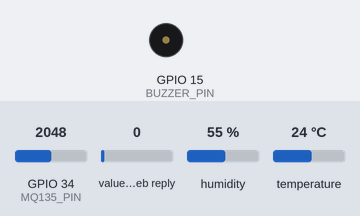
Bench run of a sketch on a simulated ESP32. On the bench: buzzer (waves = sounding, pin HIGH). The inputs (shaded band) are chosen by the test bench; at power-on: GPIO 34 (MQ135_PIN) = 2048, value in the web reply 0, humidity 55 %, temperature 24 °C. WiFi joins after 1.5 s; servers stay silent unless stated; web services answer with replies made up by the test bench; what the sketch prints to the serial monitor is not drawn.

Above: at 2.7 s.
2.8 s: GPIO 34 (MQ135_PIN) set to 2827
16.6 s: GPIO 34 (MQ135_PIN) set to 2940
At 20.3 s:
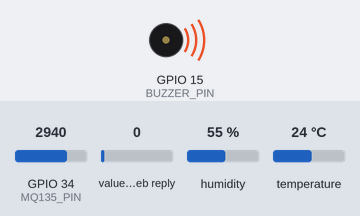
30.6 s: GPIO 34 (MQ135_PIN) set to 2866
At 31.4 s:
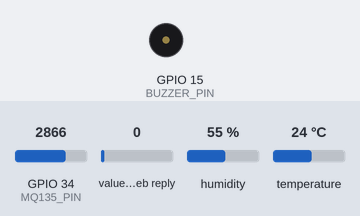
44.4 s: GPIO 34 (MQ135_PIN) set to 3972
At 50.3 s:
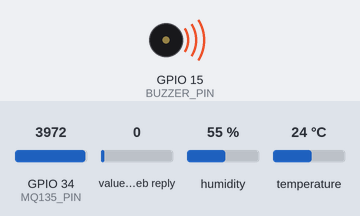
Timing chart, 0 to 51.8 s (numbered marks = the images above; inputs shaded):
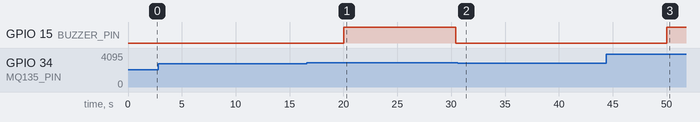

The sketch:

Indoorairquality.ino
```cpp
#include <WiFi.h>
#include <HTTPClient.h>
#include "DHT.h"

#define WIFI_SSID "Varshitha"
#define WIFI_PASS "varshitha"

#define DHTPIN 4
#define DHTTYPE DHT11
#define MQ135_PIN 34
#define BUZZER_PIN 15

DHT dht(DHTPIN, DHTTYPE);

// ThingSpeak details
String writeApiKey = "XVEBCTFTJP8CWRIX";
String readApiKey = "6UW6KIFNBVY4FY72";
String channelID = "3000756";

const char* server = "http://api.thingspeak.com/update";

unsigned long lastPostTime = 0;
unsigned long postInterval = 10000;  // 20 seconds (minimum ThingSpeak limit)
unsigned long lastCheckTime = 0;
unsigned long checkInterval = 15000; // check remote buzzer command every 15 sec

void setup() {
  Serial.begin(9600);
  dht.begin();
  pinMode(BUZZER_PIN, OUTPUT);
  digitalWrite(BUZZER_PIN, LOW);

  WiFi.begin(WIFI_SSID, WIFI_PASS);
  Serial.print("Connecting to WiFi");
  while (WiFi.status() != WL_CONNECTED) {
    delay(500);
    Serial.print(".");
  }
  Serial.println("\nWiFi connected!");
}

void loop() {
  unsigned long currentTime = millis();

  // Send data to ThingSpeak every 20 sec
  if (currentTime - lastPostTime >= postInterval) {
    sendSensorData();
    lastPostTime = currentTime;
  }

  // Check remote buzzer control from ThingSpeak every 15 sec
  if (currentTime - lastCheckTime >= checkInterval) {
    checkBuzzerControlFromThingSpeak();
    lastCheckTime = currentTime;
  }
}

void sendSensorData() {
  float temp = dht.readTemperature();
  float hum = dht.readHumidity();
  int rawValue = analogRead(MQ135_PIN);

  // Normalize air quality from 0–4095 to 0–100
  float air_quality = (rawValue / 4095.0) * 100.0;

  Serial.print("Temp: "); Serial.print(temp);
  Serial.print(" °C, Hum: "); Serial.print(hum);
  Serial.print(" %, AQ: "); Serial.println(air_quality);

  // Automatic buzzer trigger if air quality is poor
  if (air_quality > 70) {
    digitalWrite(BUZZER_PIN, HIGH);
  }

  if (WiFi.status() == WL_CONNECTED) {
    HTTPClient http;
    String url = server;
    url += "?api_key=" + writeApiKey;
    url += "&field1=" + String(temp);
    url += "&field2=" + String(hum);
    url += "&field3=" + String(air_quality,1);

    http.begin(url);
    int httpCode = http.GET();
    if (httpCode > 0) {
      Serial.println("Data sent to ThingSpeak.");
    } else {
      Serial.println("Failed to send data.");
    }
    http.end();
  }
}

void checkBuzzerControlFromThingSpeak() {
  if (WiFi.status() == WL_CONNECTED) {
    HTTPClient http;
    String url = "http://api.thingspeak.com/channels/" + channelID + "/fields/4/last.txt?api_key=" + readApiKey;

    http.begin(url);
    int httpCode = http.GET();
    if (httpCode == 200) {
      String response = http.getString();
      int buzzerControl = response.toInt();
      Serial.println("Remote Buzzer Control Value: " + String(buzzerControl));

      if (buzzerControl == 1) {
        digitalWrite(BUZZER_PIN, HIGH);
      } else if (buzzerControl == 0) {
        digitalWrite(BUZZER_PIN, LOW);
      }
    } else {
      Serial.println("Error getting Field 4 value.");
    }
    http.end();
  }
}
```

Measured:
- the behaviour switches between 2866 and 2867 on GPIO 34 (MQ135_PIN) (found by bisection; images 0 and 1)
- after the input at 2.8 s, every drawn part: stays the same
- after the input at 16.6 s, GPIO 15 (BUZZER_PIN): LOW → HIGH after 3.4 s, → LOW 10.4 s later
- after the input at 30.6 s, GPIO 15 (BUZZER_PIN): stays LOW (without the input it goes to HIGH after 9.4 s)
- after the input at 44.4 s, GPIO 15 (BUZZER_PIN): LOW → HIGH after 5.6 s
